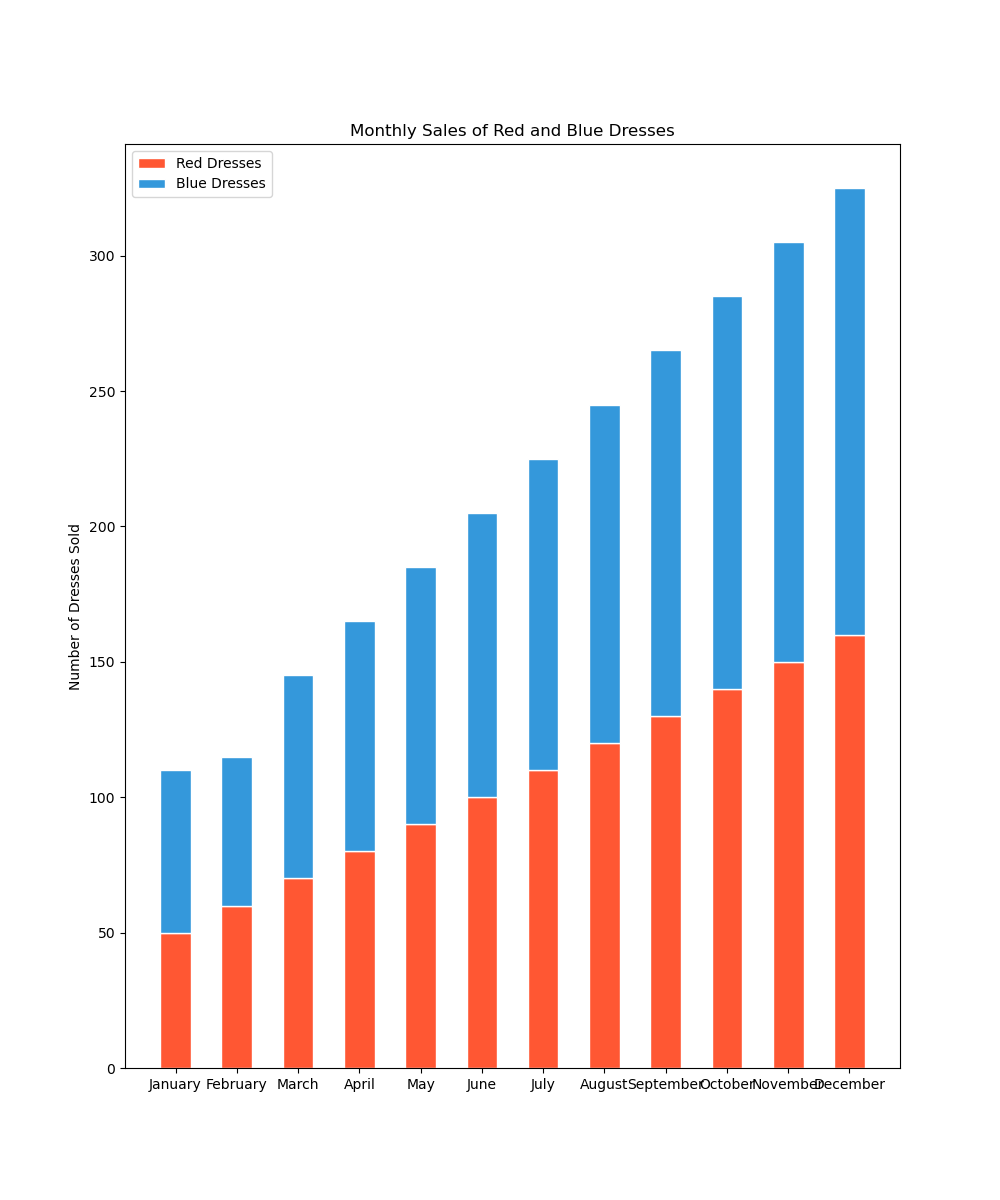

The Python source for this figure:

import matplotlib.pyplot as plt

# Data
months = ['January', 'February', 'March', 'April', 'May', 'June', 
          'July', 'August', 'September', 'October', 'November', 'December']
red_dresses = [50, 60, 70, 80, 90, 100, 110, 120, 130, 140, 150, 160]
blue_dresses = [60, 55, 75, 85, 95, 105, 115, 125, 135, 145, 155, 165]

# Plot setup
fig, ax = plt.subplots(figsize=(10, 12))

# Stacked bar chart (vertical)
plt.bar(months, red_dresses, color='#FF5733', edgecolor='white', width=0.5, label='Red Dresses')
plt.bar(months, blue_dresses, bottom=red_dresses, color='#3498DB', edgecolor='white', width=0.5, label='Blue Dresses')

# Labels, title and legend
plt.ylabel('Number of Dresses Sold')
plt.title('Monthly Sales of Red and Blue Dresses')
plt.legend(loc='upper left')

# Show the plot
plt.show()
